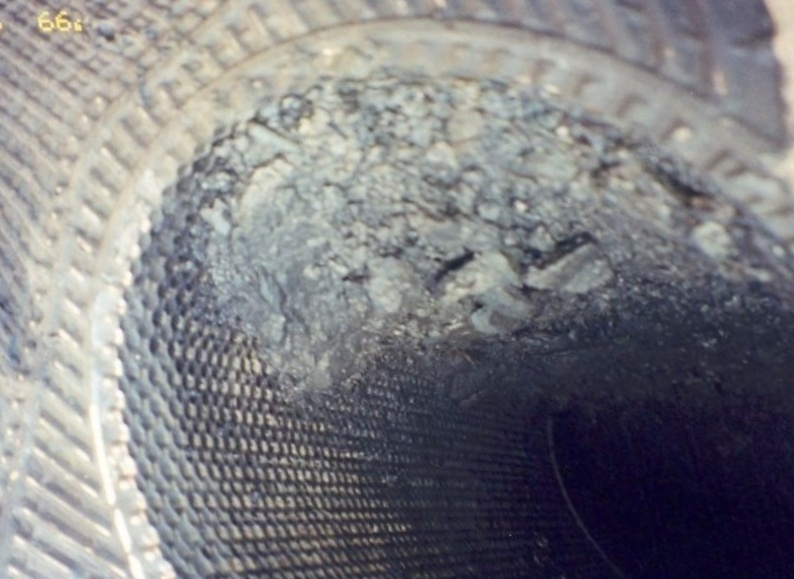
#> input picture data/expanded/Critical/syn_critical_0001.jpg, 794 x 579 px; its folder holds only this picture in this run
$ python -i guardrail.py   (imports and definitions only)   (older library calls are emulated)
#> lines starting #> are read from the running program, lines starting #| are printed output that depends on the picture; after the words box and inside, x2 and y2 are one past the last pixel; in counts of white or black regions, pixels touching at a corner belong together
#!/usr/bin/env python3
"""
Industrial Domain Guardrail & Out-of-Distribution (OOD) Validation Service
-------------------------------------------------------------------------
Validates incoming inspection images before passing them to neural inference.
Detects out-of-domain inputs (e.g. solar panels, human faces, blank images,
text documents, or unrelated landscapes) using multi-signal visual heuristics:

1. Color Spectrum & Chromatic Consistency (Metallic steels, algae greens, rust ambers, scale whites).
2. Edge Density & Gradient Magnitude (Sobel / Laplacian surface texture).
3. Image Entropy & Frequency Variance.
4. Anomaly Penalties (Skin tones, uniform screens, saturated digital graphics).

Author: Senior MLOps & Computer Vision Pipeline Engineer
"""

import logging
from dataclasses import dataclass, field
from typing import Any, Dict, Optional, Tuple, Union

import cv2
import numpy as np
from PIL import Image

logger = logging.getLogger("BiofoulingGuardrail")


@dataclass
class GuardrailResult:
    """Encapsulates the decision and telemetry of domain guardrail analysis."""
    is_valid: bool
    domain_score: float  # Scale 0.0 to 1.0
    rejection_reason: Optional[str] = None
    signals: Dict[str, Any] = field(default_factory=dict)

    # [7 lines left out: function to_dict, not called in this run]


class IndustrialDomainGuardrail:
    """
    High-speed, multi-signal domain guardrail for industrial cooling towers,
    heat exchangers, condenser tubes, and marine pipelines.
    """

    def __init__(
        self,
        min_domain_score: float = 0.45,
        min_dimension: int = 64,
        min_laplacian_var: float = 5.0,
    ):
        self.min_domain_score = min_domain_score
        self.min_dimension = min_dimension
        self.min_laplacian_var = min_laplacian_var

    def validate(
        self,
        image_input: Union[np.ndarray, Image.Image, bytes],
    ) -> GuardrailResult:
        """
        Validate an input image against industrial visual guardrails.

        Args:
            image_input: NumPy array (RGB or BGR), PIL Image, or raw image bytes.

        Returns:
            GuardrailResult with validity boolean, composite domain score, and diagnostics.
        """
        # 1. Standardize to RGB NumPy Array
        img_rgb, err = self._to_rgb_array(image_input)
        if err or img_rgb is None:
            return GuardrailResult(
                is_valid=False,
                domain_score=0.0,
                rejection_reason=f"Image decoding failed: {err or 'Corrupted image format'}",
            )

        h, w, c = img_rgb.shape

        # 2. Basic Dimensions Check
        if h < self.min_dimension or w < self.min_dimension:
            return GuardrailResult(
                is_valid=False,
                domain_score=0.1,
                rejection_reason=f"Image resolution ({w}x{h}) is below minimum industrial threshold ({self.min_dimension}x{self.min_dimension}).",
            )

        gray = cv2.cvtColor(img_rgb, cv2.COLOR_RGB2GRAY)
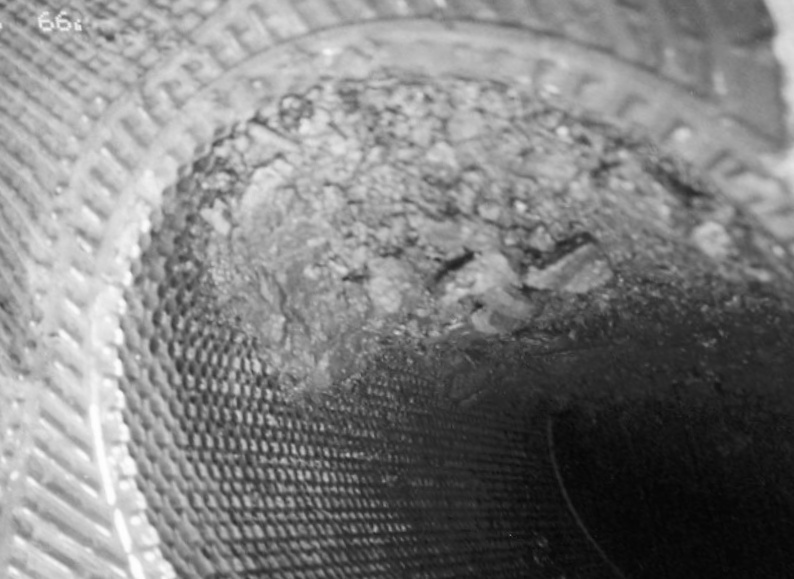
#> gray: shape (579, 794); min 4, max 255, mean 126.6
        hsv = cv2.cvtColor(img_rgb, cv2.COLOR_RGB2HSV)
#> hsv: shape (579, 794, 3); mean H, S, V 82.5, 42.9, 134.7

        # 3. Signal A: Intensity Variance & Blank Frame Check
        std_intensity = float(np.std(gray))
#> std_intensity = 63.23
        if std_intensity < 8.0:
            return GuardrailResult(
                is_valid=False,
                domain_score=0.05,
                rejection_reason="Uniform or blank image detected (zero surface variance).",
                signals={"std_intensity": round(std_intensity, 2)},
            )

        # 4. Signal B: Surface Texture & Laplacian Variance (Blur / Flatness)
        laplacian = cv2.Laplacian(gray, cv2.CV_64F)
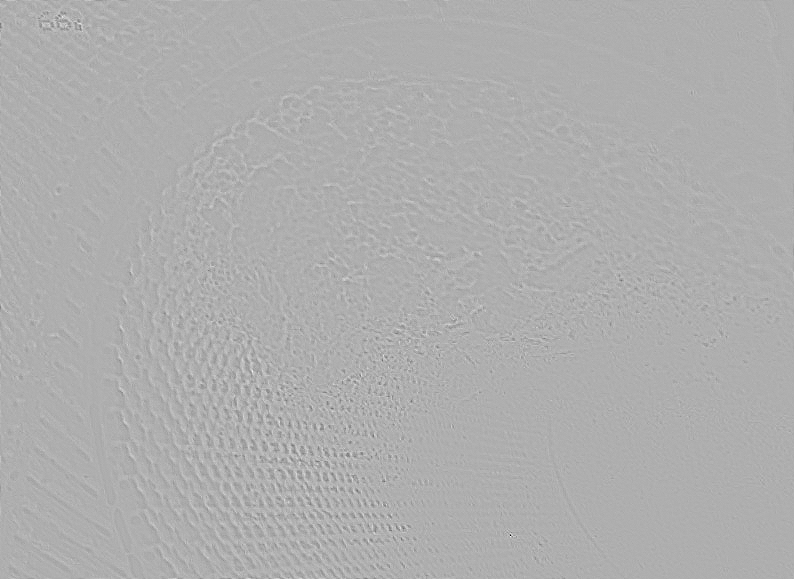
#> laplacian: shape (579, 794) float64; min -226, max 104, mean 0; drawn with min black and max white
        laplacian_var = float(laplacian.var())
#> laplacian_var = 50.11

        if laplacian_var < self.min_laplacian_var:
            return GuardrailResult(
                is_valid=False,
                domain_score=0.15,
                rejection_reason="Image lacks surface texture or is severely blurred (insufficient Laplacian variance).",
                signals={"laplacian_variance": round(laplacian_var, 2)},
            )

        # 5. Signal C: Edge Density & Gradient Distribution (Sobel)
        sobel_x = cv2.Sobel(gray, cv2.CV_64F, 1, 0, ksize=3)
        sobel_y = cv2.Sobel(gray, cv2.CV_64F, 0, 1, ksize=3)
        grad_mag = np.sqrt(sobel_x ** 2 + sobel_y ** 2)
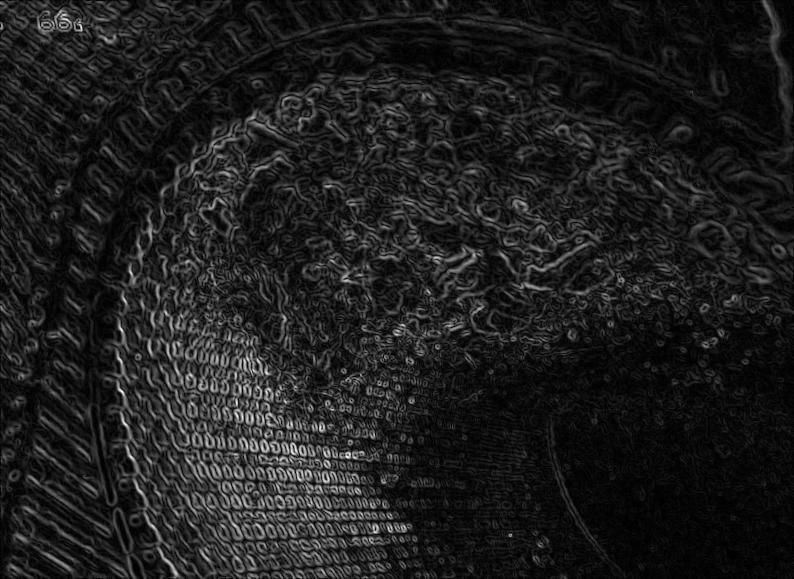
#> grad_mag: shape (579, 794) float64; min 0, max 372.9, mean 45.1; drawn with min black and max white
        edge_threshold = np.mean(grad_mag) + 0.5 * np.std(grad_mag)
#> edge_threshold = 65.93
        edge_density = float(np.mean(grad_mag > max(edge_threshold, 15.0)))
#> edge_density = 0.215

        # 6. Signal D: Industrial Chromatic & Color Palette Analysis
        # H in OpenCV is [0, 180], S in [0, 255], V in [0, 255]
        h_channel = hsv[:, :, 0]
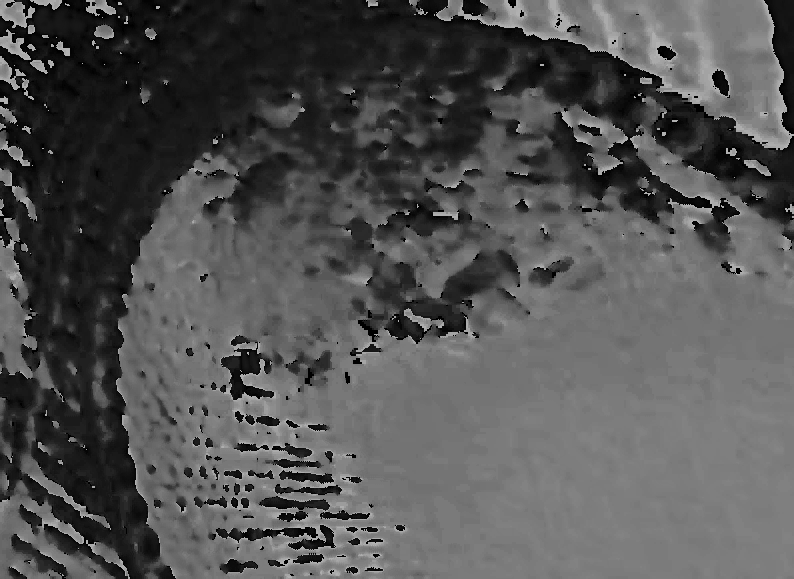
#> h_channel: shape (579, 794); min 0, max 179, mean 82.5
        s_channel = hsv[:, :, 1] / 255.0
        v_channel = hsv[:, :, 2] / 255.0

        # Metal / Desaturated / Scale fraction (Steels, PVC, titanium, mineral scale)
        metal_mask = (s_channel < 0.40) & (v_channel > 0.10) & (v_channel < 0.95)
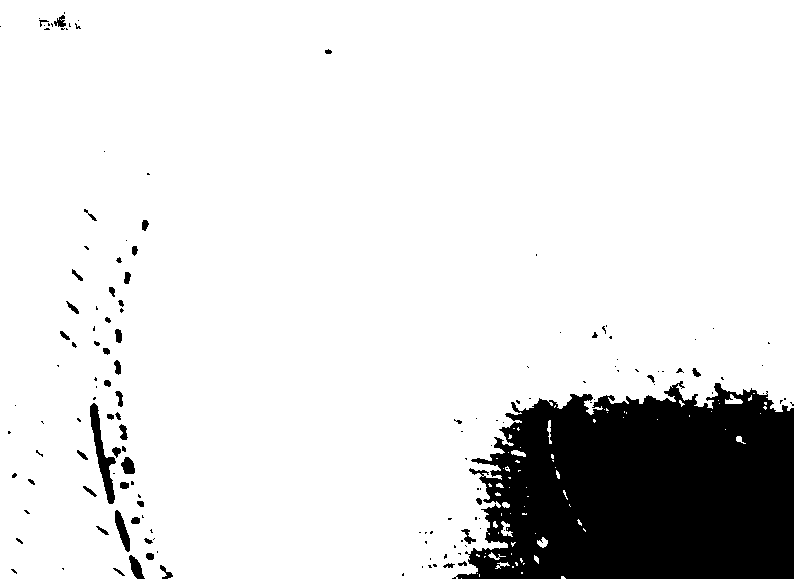
#> metal_mask: shape (579, 794) bool; 87.5% white; 147 black regions (99 under 20 px), largest, box (x1, y1, x2, y2) and area: (452, 381, 794, 579) 53310, (90, 403, 116, 504) 877, (115, 510, 130, 552) 304
        metal_frac = float(np.mean(metal_mask))
#> metal_frac = 0.875

        # Algal Green / Biofilm fraction (H ~ 30 to 85 -> 60° to 170°)
        algae_mask = (h_channel >= 25) & (h_channel <= 85) & (s_channel >= 0.20)
#> algae_mask: shape (579, 794) bool; 0.01% white in thin lines or dots, all inside (x1, y1, x2, y2) = (38, 13, 62, 33)
        algae_frac = float(np.mean(algae_mask))
#> algae_frac = 5.87e-05

        # Rust / Oxidation / Iron Slime fraction (H ~ 5 to 25 -> 10° to 50°)
        rust_mask = (h_channel >= 4) & (h_channel <= 25) & (s_channel >= 0.25)
#> rust_mask: shape (579, 794) bool; 0.13% white; 3 white regions (1 under 20 px), largest, box (x1, y1, x2, y2) and area: (38, 10, 70, 32) 453, (71, 21, 84, 33) 124
        rust_frac = float(np.mean(rust_mask))
#> rust_frac = 0.00126

        # Dark Biofilm / Deep Slime Matrix (Low value, moderate saturation)
        dark_biofilm_mask = (v_channel <= 0.30) & (v_channel >= 0.05)
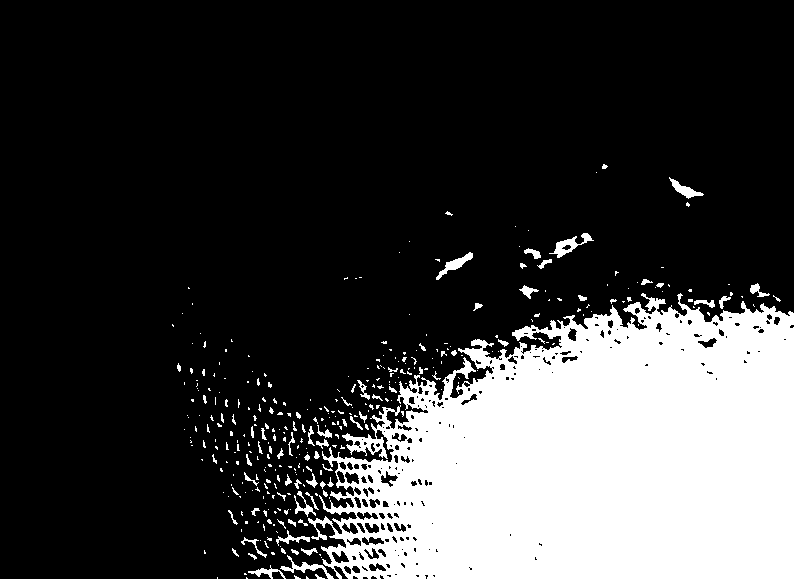
#> dark_biofilm_mask: shape (579, 794) bool; 23.5% white; 348 white regions (274 under 20 px), largest, box (x1, y1, x2, y2) and area: (308, 293, 794, 579) 102181, (549, 233, 594, 258) 346, (436, 252, 473, 280) 285
        dark_biofilm_frac = float(np.mean(dark_biofilm_mask))
#> dark_biofilm_frac = 0.235

        industrial_color_score = min(1.0, (metal_frac * 0.9) + (algae_frac * 1.4) + (rust_frac * 1.2) + (dark_biofilm_frac * 0.8))
#> industrial_color_score = 0.977

        # 7. Signal E: Anomaly / OOD Penalties
        # Blue Sky / Landscape Horizon (H ~ 90-130, S > 0.45, V > 0.65 in top 40% of image)
        top_half_hsv = hsv[:int(h * 0.4), :, :]
#> top_half_hsv: shape (231, 794, 3); mean H, S, V 56.6, 18, 169
        sky_mask = (top_half_hsv[:, :, 0] >= 90) & (top_half_hsv[:, :, 0] <= 130) & (top_half_hsv[:, :, 1] >= 110) & (top_half_hsv[:, :, 2] >= 160)
#> sky_mask: shape (231, 794) bool; every value is 0
        sky_frac = float(np.mean(sky_mask))
#> sky_frac = 0

        # Human Skin Tone heuristic (H ~ 0-20, S ~ 0.2-0.65, V > 0.35)
        skin_mask = (h_channel >= 0) & (h_channel <= 22) & (s_channel >= 0.20) & (s_channel <= 0.68) & (v_channel >= 0.35)
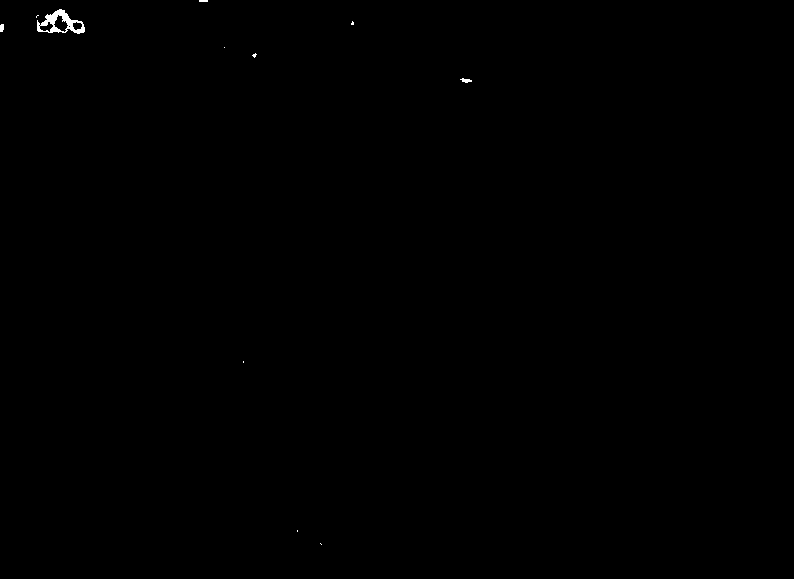
#> skin_mask: shape (579, 794) bool; 0.13% white; 11 white regions (8 under 20 px), largest, box (x1, y1, x2, y2) and area: (37, 9, 85, 34) 488, (460, 78, 472, 83) 35, (0, 24, 4, 32) 29
        skin_frac = float(np.mean(skin_mask))
#> skin_frac = 0.00131

        # High Saturated Artificial Graphics / Cartoon (S > 0.85 and V > 0.85)
        artificial_sat_mask = (s_channel > 0.85) & (v_channel > 0.85)
#> artificial_sat_mask: shape (579, 794) bool; every value is 0
        artificial_sat_frac = float(np.mean(artificial_sat_mask))
#> artificial_sat_frac = 0

        # 8. Compute Composite Domain Validity Score
        # Texture score (Gaussian curve centered around typical industrial roughness)
        texture_score = min(1.0, max(0.1, np.log10(max(laplacian_var, 1.0)) / 3.2))
#> texture_score = 0.531
        edge_score = min(1.0, max(0.1, edge_density * 4.5))
#> edge_score = 0.965

        base_score = (
            0.40 * industrial_color_score +
            0.35 * texture_score +
            0.25 * edge_score
        )
#> base_score = 0.818

        # Apply Penalties
        penalty = 0.0
        if sky_frac > 0.35:
            penalty += 0.40
        if skin_frac > 0.55:
            penalty += 0.45
        if artificial_sat_frac > 0.40:
            penalty += 0.40

        composite_score = max(0.0, min(1.0, base_score - penalty))
#> composite_score = 0.818

        signals = {
            "resolution": f"{w}x{h}",
            "std_intensity": round(std_intensity, 2),
            "laplacian_variance": round(laplacian_var, 2),
            "edge_density": round(edge_density, 4),
            "metal_fraction": round(metal_frac, 3),
            "algae_fraction": round(algae_frac, 3),
            "rust_fraction": round(rust_frac, 3),
            "sky_fraction": round(sky_frac, 3),
            "skin_fraction": round(skin_frac, 3),
            "artificial_saturation_fraction": round(artificial_sat_frac, 3),
            "composite_score": round(composite_score, 4),
        }

        # 9. Decision Evaluation
        if sky_frac > 0.45:
            return GuardrailResult(
                is_valid=False,
                domain_score=composite_score,
                rejection_reason="Out-of-distribution scene detected (excessive open sky / landscape content).",
                signals=signals,
            )

        if skin_frac > 0.65 and algae_frac < 0.05:
            return GuardrailResult(
                is_valid=False,
                domain_score=composite_score,
                rejection_reason="Out-of-distribution input detected (human portrait / facial presence).",
                signals=signals,
            )

        if artificial_sat_frac > 0.50:
            return GuardrailResult(
                is_valid=False,
                domain_score=composite_score,
                rejection_reason="Out-of-distribution graphic detected (unnatural artificial color saturation).",
                signals=signals,
            )

        if composite_score < self.min_domain_score:
            return GuardrailResult(
                is_valid=False,
                domain_score=composite_score,
                rejection_reason="Input image is irrelevant to industrial biofouling inspection. Please provide a valid cooling tower, pipe, or heat exchanger inspection frame.",
                signals=signals,
            )

        return GuardrailResult(
            is_valid=True,
            domain_score=composite_score,
            rejection_reason=None,
            signals=signals,
        )

    def _to_rgb_array(
        self,
        img_input: Union[np.ndarray, Image.Image, bytes],
    ) -> Tuple[Optional[np.ndarray], Optional[str]]:
        """Convert various input formats into standard RGB uint8 array."""
        try:
            if isinstance(img_input, np.ndarray):
                if img_input.ndim == 2:
                    return cv2.cvtColor(img_input, cv2.COLOR_GRAY2RGB), None
                elif img_input.ndim == 3:
                    if img_input.shape[2] == 4:
                        return cv2.cvtColor(img_input, cv2.COLOR_RGBA2RGB), None
                    return img_input, None
            elif isinstance(img_input, Image.Image):
                return np.array(img_input.convert("RGB"), dtype=np.uint8), None
            elif isinstance(img_input, bytes):
                nparr = np.frombuffer(img_input, np.uint8)
                img = cv2.imdecode(nparr, cv2.IMREAD_COLOR)
                if img is None:
                    return None, "cv2.imdecode returned None"
                return cv2.cvtColor(img, cv2.COLOR_BGR2RGB), None
            else:
                return None, f"Unsupported input type: {type(img_input)}"
        except Exception as e:
            return None, str(e)


# Singleton Guardrail Instance
_GUARDRAIL_INSTANCE: Optional[IndustrialDomainGuardrail] = None


# [13 lines left out: functions get_guardrail, validate_industrial_domain, not called in this run]

>>> import cv2
>>> picture = cv2.cvtColor(cv2.imread('../../data/expanded/Critical/syn_critical_0001.jpg'), cv2.COLOR_BGR2RGB)
>>> result = IndustrialDomainGuardrail().validate(picture)
